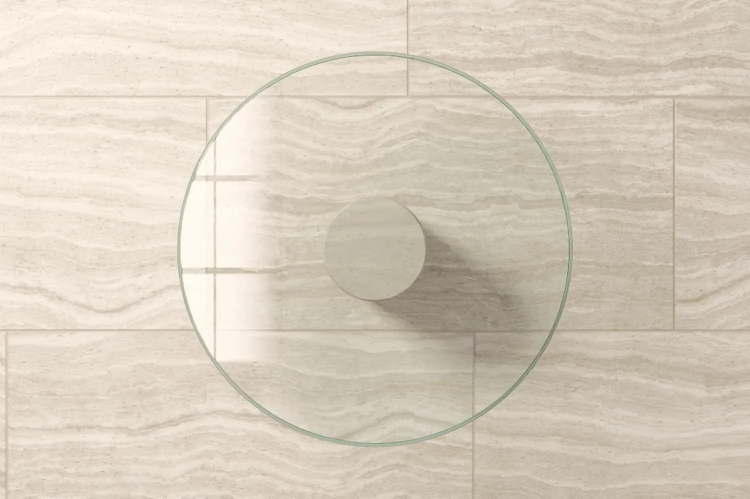
#> input picture assets/news/table-glass-m.webp, 1500 x 997 px (shown at 1/2 size)
$ python table_glass_post.py ../../../assets/news/table-glass-m.webp
#> lines starting #> are read from the running program, lines starting #| are printed output that depends on the picture
#!/usr/bin/env python3
"""Постобработка рендера стеклянного стола (table_glass.py) и выгрузка WebP для страницы «Новости».

  python3 tools/showroom-assets/news/table_glass_post.py сырой.png            → assets/news/table-glass.webp (2880×1914) и table-glass-m.webp (1500×997)
  python3 tools/showroom-assets/news/table_glass_post.py сырой.png --quick     → без подбора качества (быстрый предпросмотр, WebP q80)
  --out DIR — писать в другую папку; --png файл.png — сохранить ещё и PNG после цветокоррекции (для просмотра).

Цвет — к гамме сайта (как tools/showroom-assets/auditorium/grade_hall.py): перенос средних a, b в Lab к целевым (hue ≈ 85°, тёплый нейтральный, не жёлтый), яркость L — к целевому
среднему с мягким контрастом; зелёное стекло и бирюзовая кромка сохраняют относительное отличие от камня (сдвиг одинаковый для всех пикселей), у светлых бликов яркость не поднимается.
Затем: лёгкая нерезкая маска после масштабирования (поры и блики читаются при увеличении камерой), микрошум против бандинга (в пределах 0,35 уровня) и подбор качества WebP по весу
(цель — не больше 900 КБ у plan и 350 КБ у телефонного кадра; качество сверху вниз, пока вес не уложится, но не ниже q62; контроль — PSNR и SSIM по яркости)."""
import os, sys
import numpy as np, cv2
from PIL import Image, ImageFilter

HERE = os.path.dirname(os.path.abspath(__file__)); ROOT = os.path.normpath(os.path.join(HERE, '..', '..', '..'))
def _cli():
    a = sys.argv[1:]; opts = {}; pos = []; i = 0
    while i < len(a):
        if a[i] in ('--out', '--png'): opts[a[i]] = a[i + 1]; i += 2
        elif a[i].startswith('--'): opts[a[i]] = True; i += 1
        else: pos.append(a[i]); i += 1
    return (pos[0] if pos else '/tmp/table_glass_raw.png'), opts.get('--out', os.path.join(ROOT, 'assets', 'news')), bool(opts.get('--quick')), opts.get('--png')


SRC, OUT, QUICK, PNG = _cli() if __name__ == '__main__' else ('', '', False, None)
_f = lambda k, d: float(os.environ.get(k, d))
# целевой цвет: общий цвет сайта (зал главной, «Обучение»): hue ≈ 85°, a ≈ 0,8, b ≈ 10–11
T = dict(L_mean=_f('PG_L', 74.0), L_contrast=_f('PG_LC', 1.0), a_mean=_f('PG_A', 1.5), b_mean=_f('PG_B', 11.0), chroma_max=_f('PG_CMAX', 26.0), gain=_f('PG_GAIN', 1.0), shadow_tint=_f('PG_ST', .75), sa=_f('PG_SA', 3.2), sb=_f('PG_SB', 11.5))
SIZES = {'table-glass.webp': (2880, 1914, 900), 'table-glass-m.webp': (1500, 997, 350)}


def load(path):
#> called with path = '../../../assets/news/table-glass-m.webp'
    im = cv2.imread(path, cv2.IMREAD_UNCHANGED)
#> im is the input picture: shape (997, 1500, 3); mean B, G, R 189.7, 205.2, 215.4
    return (im[..., ::-1].astype(np.float32) / (65535.0 if im.dtype == np.uint16 else 255.0))


def lab_of(rgb): return cv2.cvtColor(np.clip(rgb, 0, 1).astype(np.float32), cv2.COLOR_RGB2LAB)
#> returned value: shape (997, 1500, 3) float32; mean of channels 0, 1, 2 82.7, 0.9, 9


def stats(lab):
    L, A, B = lab[..., 0], lab[..., 1], lab[..., 2]
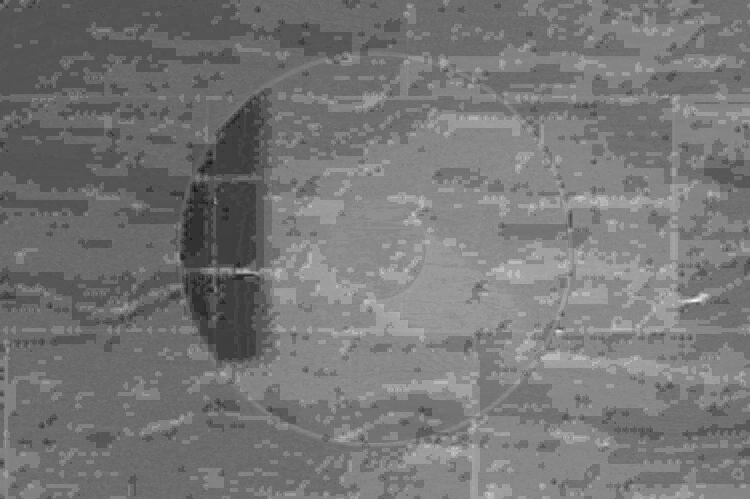
#> B: shape (997, 1500) float32 (shown at 1/2 size); min 2.8, max 16.09, mean 8.99; drawn with min black and max white
    return 'L %.1f±%.1f  a %.1f  b %.1f  chroma %.1f  hue %.1f°' % (L.mean(), L.std(), A.mean(), B.mean(), np.hypot(A, B).mean(), np.degrees(np.arctan2(B.mean(), A.mean())))


def smooth(x, e0, e1):
    t = np.clip((x - e0) / (e1 - e0), 0, 1); return t * t * (3 - 2 * t)


def ref_of(rgb):
    lab = lab_of(rgb); return dict(L=float(lab[..., 0].mean()), a=float(lab[..., 1].mean()), b=float(lab[..., 2].mean()))


def grade(rgb, ref=None):
    """Lab: a, b — к целевым средним (одинаковый сдвиг для всех пикселей); тени подтягиваются к тёплому нейтральному тону (без оливкового); яркость — монотонная кривая:
    сдвиг среднего к цели, сходящий на нет к белому (блик окна не клипуется и не «рвётся» на пороге)"""
    lab = lab_of(rgb); L, A, B = lab[..., 0], lab[..., 1], lab[..., 2]
    ref = ref or dict(L=float(L.mean()), a=float(A.mean()), b=float(B.mean()))                       # ref — средние основного кадра (для кропов теней журнала)
#> ref = {'L': 82.71, 'a': 0.916, 'b': 8.99}
    wg = np.clip(1 + (A + 1.5) / 5.0, 0, 1); wg = cv2.GaussianBlur(wg.astype(np.float32), (0, 0), 1.0)                       # зелёные пиксели (кромка стекла) не уводим в жёлтый
#> after `wg = np.clip(1 + (A + 1.5) / 5.0, 0, 1)`:
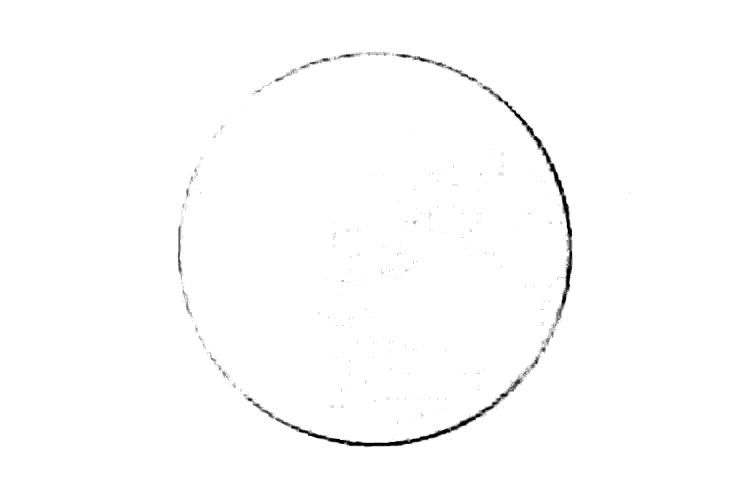
#> wg: shape (997, 1500) float32 (shown at 1/2 size); min 0, max 1, mean 0.993
    A2 = A + (T['a_mean'] - ref['a']) * wg; B2 = B + (T['b_mean'] - ref['b']) * wg
    ws = smooth(L, 82, 52) * T['shadow_tint']                                                        # тени: к тёплому тону
    A2 = A2 + (T['sa'] - A2) * ws; B2 = B2 + (T['sb'] - B2) * ws
#> after `B2 = B2 + (T['sb'] - B2) * ws`:
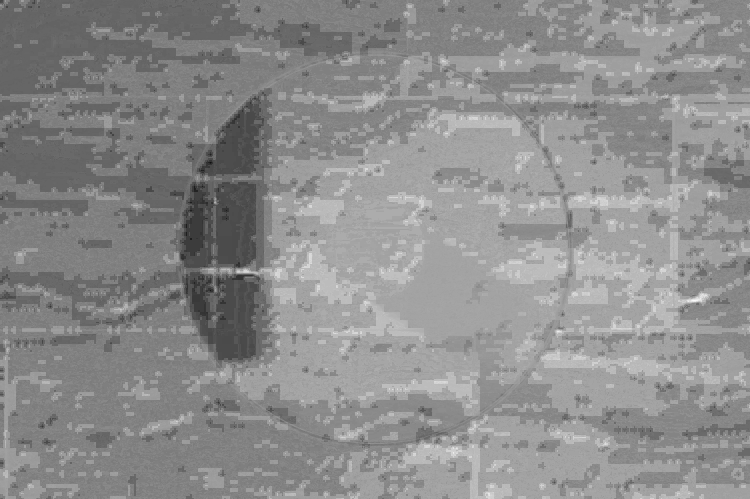
#> B2: shape (997, 1500) float32 (shown at 1/2 size); min 4.81, max 15.88, mean 10.95; drawn with min black and max white
    d = T['L_mean'] - ref['L']
#> d = -8.71
    L2 = ref['L'] + (L - ref['L']) * T['L_contrast'] + d * (1 - smooth(L, 84, 100))
#> call 2 of smooth, with e0 = 84, e1 = 100
#> in smooth (call 2), `return t * t * (3 - 2 * t)`:
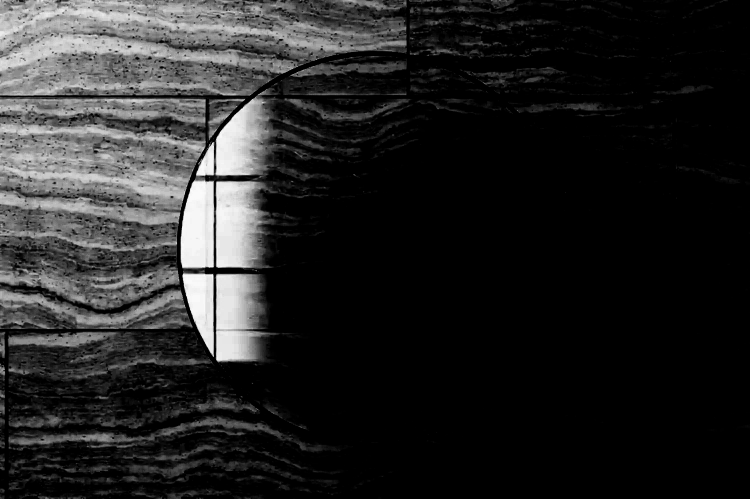
#> returned value: shape (997, 1500) float32 (shown at 1/2 size); min 0, max 1, mean 0.148
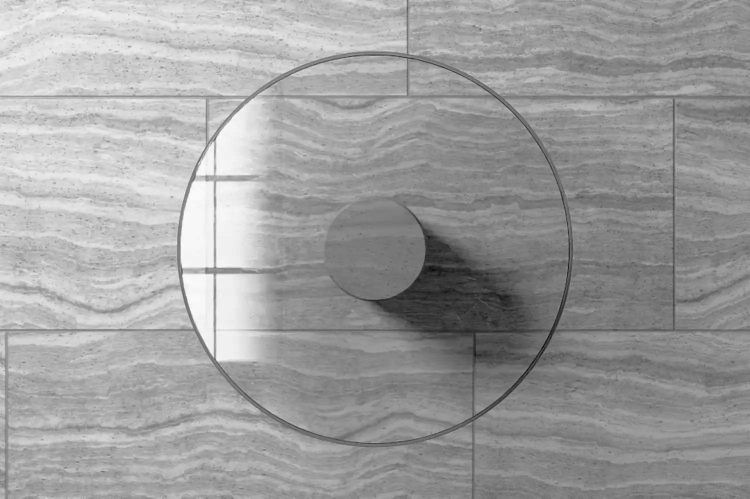
#> L2: shape (997, 1500) float32 (shown at 1/2 size); min 35.25, max 99.81, mean 75.3; drawn with min black and max white
    L2 = np.clip(L2, 0, 99.5)
    C = np.hypot(A2, B2); k = np.where(C > T['chroma_max'], T['chroma_max'] / np.maximum(C, 1e-3), 1.0)
#> after `k = np.where(C > T['chroma_max'], T['chroma_max'] / np.maximum(C, 0.00`: k: shape (997, 1500) float32; every value is 1
    out = cv2.cvtColor(np.stack([L2, A2 * k, B2 * k], -1).astype(np.float32), cv2.COLOR_LAB2RGB)
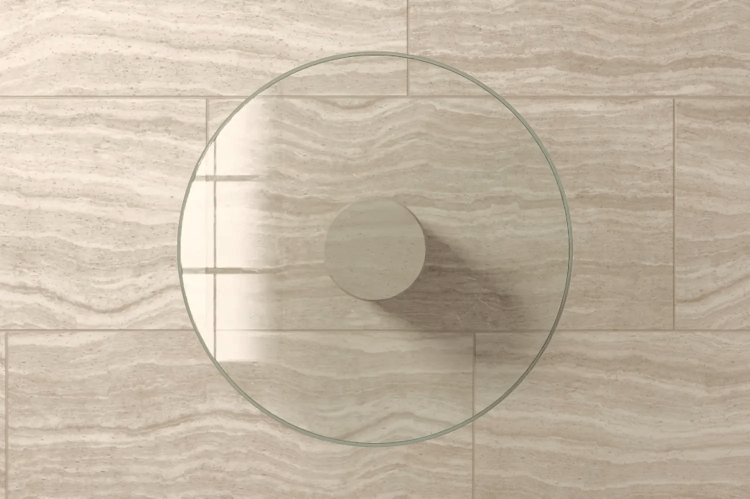
#> out: shape (997, 1500, 3) float32 (shown at 1/2 size); mean R, G, B 0.773, 0.722, 0.651
#> in lab_of (call 3), `def lab_of(rgb): return cv2.cvtColor(np.clip(rgb, 0, 1).astype(np.floa..`: returned value: shape (997, 1500, 3) float32; mean of channels 0, 1, 2 75.2, 1.6, 11
#| после: L 75.2±9.7  a 1.6  b 11.0  chroma 11.1  hue 81.6°
    return np.clip(out * T['gain'], 0, 1)


def to_pil(rgb, w, h, sharp=True):
#> called with w = 2880, h = 1914, sharp = True
    im = Image.fromarray((np.clip(rgb, 0, 1) * 255 + .5).astype(np.uint8))
#> im: PIL image 1500x997 RGB
    if im.size != (w, h): im = im.resize((w, h), Image.LANCZOS)
#> im: PIL image 2880x1914 RGB
    return im.filter(ImageFilter.UnsharpMask(radius=1.0, percent=int(_f('PG_SHARP', 40)), threshold=2)) if sharp else im
#> returned value: PIL image 2880x1914 RGB


def psnr_ssim(a, b):
    ya = cv2.cvtColor(np.asarray(a), cv2.COLOR_RGB2GRAY).astype(np.float32); yb = cv2.cvtColor(np.asarray(b), cv2.COLOR_RGB2GRAY).astype(np.float32)
    mse = float(((ya - yb) ** 2).mean()); ps = 99.0 if mse < 1e-9 else 10 * np.log10(255 ** 2 / mse)
    c1, c2 = (.01 * 255) ** 2, (.03 * 255) ** 2; mu_a = cv2.GaussianBlur(ya, (0, 0), 1.5); mu_b = cv2.GaussianBlur(yb, (0, 0), 1.5)
    sa = cv2.GaussianBlur(ya * ya, (0, 0), 1.5) - mu_a ** 2; sb = cv2.GaussianBlur(yb * yb, (0, 0), 1.5) - mu_b ** 2; sab = cv2.GaussianBlur(ya * yb, (0, 0), 1.5) - mu_a * mu_b
    ss = float((((2 * mu_a * mu_b + c1) * (2 * sab + c2)) / ((mu_a ** 2 + mu_b ** 2 + c1) * (sa + sb + c2))).mean()); return ps, ss


def encode(im, path, limit_kb):
    import io
    best = None
    qs = [80] if QUICK else list(range(94, 61, -2))
    for q in qs:
        buf = io.BytesIO(); im.save(buf, 'WEBP', quality=q, method=6, sns_strength=int(_f('PG_SNS', 70)), filter_strength=int(_f('PG_FILT', 30)), filter_sharpness=0, segments=4, exact=False)
        kb = len(buf.getvalue()) / 1024; best = (q, buf.getvalue(), kb)
        if kb <= limit_kb: break
    q, data, kb = best; open(path, 'wb').write(data)
    dec = Image.open(io.BytesIO(data)).convert('RGB'); ps, ss = psnr_ssim(im.convert('RGB'), dec)
    print('%-20s %dx%d  q%d  %.0f КБ (цель ≤ %d)  PSNR %.1f дБ  SSIM %.4f' % (os.path.basename(path), im.width, im.height, q, kb, limit_kb, ps, ss))


def main():
    raw = load(SRC); print('сырой:', stats(lab_of(raw)), '%dx%d' % (raw.shape[1], raw.shape[0]))
    g = grade(raw); print('после:', stats(lab_of(g)))
    if PNG: cv2.imwrite(PNG, (g[..., ::-1] * 255 + .5).astype(np.uint8))
    rng = np.random.default_rng(5); os.makedirs(OUT, exist_ok=True)
    for name, (w, h, lim) in SIZES.items():
        im = to_pil(g, w, h)
        a = np.asarray(im).astype(np.float32) + rng.normal(0, .35, (h, w, 1)).astype(np.float32); im = Image.fromarray(np.clip(a + .5, 0, 255).astype(np.uint8))
#> after `a = np.asarray(im).astype(np.float32) + rng.normal(0, 0.35, (h, w, 1))`:
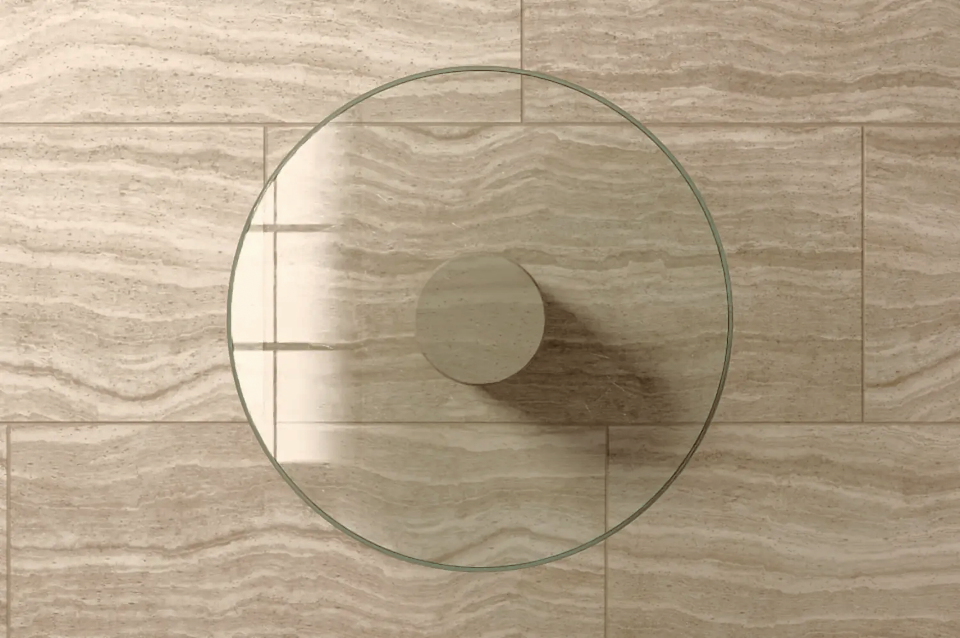
#> a: shape (1914, 2880, 3) float32 (shown at 1/3 size); mean R, G, B 198.8, 186.6, 165; drawn with min black and max white
        encode(im, os.path.join(OUT, name), lim)
#> in encode, `ps, ss = psnr_ssim(im.convert('RGB'), dec)`: ps = 48.26; ss = 0.989
#| table-glass.webp     2880x1914  q94  383 КБ (цель ≤ 900)  PSNR 48.3 дБ  SSIM 0.9890


if __name__ == '__main__':
    main()
